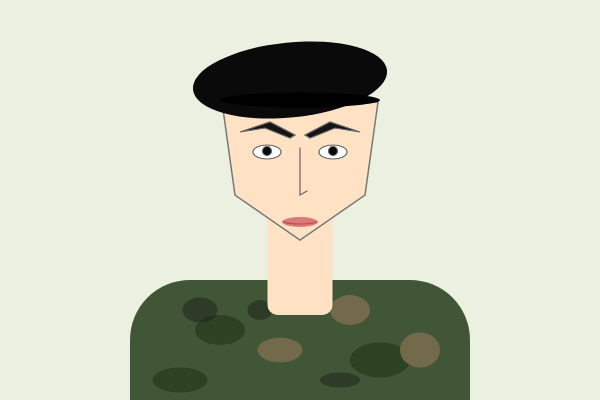
Frame 1 (no input)
Frame 2 (the mouse pressed at the canvas centre, redrawn once): identical to frame 1, image omitted

The p5.js sketch that drew this single still picture (run headless with seeded random() and noise() and a simulated clock; the mouse was pressed at the canvas centre and the sketch redrawn once):

// p5.js sketch
// ── sketch.js
function setup() {
  createCanvas(600, 400);
  noLoop();
}

function draw() {
  background(235, 240, 225);
  noStroke();

  fill(65, 85, 55); 
  rectMode(CENTER);
  rect(300, 380, 340, 200, 60); 

  fill(45, 65, 35);
  ellipse(220, 330, 50, 30); ellipse(380, 360, 60, 35); ellipse(180, 380, 55, 25);
  fill(115, 105, 75);
  ellipse(280, 350, 45, 25); ellipse(350, 310, 40, 30); ellipse(420, 350, 40, 35);
  fill(20, 20, 20, 100);
  ellipse(260, 310, 25, 20); ellipse(340, 380, 40, 15); ellipse(200, 310, 35, 25);

  fill(255, 225, 195);
  rect(300, 260, 65, 110, 10); 

  stroke(120);
  strokeWeight(1.5);
  beginShape();
  vertex(222, 102); vertex(235, 195); vertex(300, 240); vertex(365, 195); vertex(378, 102); 
  endShape(CLOSE);

  noStroke();
  fill(10);
  push();
  translate(290, 80); rotate(-0.1); 
  ellipse(0, 0, 195, 75);
  pop();
  fill(0);
  ellipse(300, 100, 160, 15);

  stroke(100);
  strokeWeight(1.2);
  fill(20);
  beginShape();
  vertex(240, 132); vertex(270, 122); vertex(295, 135); vertex(290, 138); vertex(265, 128);
  endShape(CLOSE);

  beginShape();
  vertex(360, 132); vertex(330, 122); vertex(305, 135); vertex(310, 138); vertex(335, 128);
  endShape(CLOSE);

  fill(255);
  ellipse(267, 152, 28, 14); ellipse(333, 152, 28, 14);
  fill(10);
  circle(267, 151, 9); circle(333, 151, 9);

  noFill();
  beginShape();
  vertex(300, 148); vertex(300, 195); vertex(307, 191);
  endShape();

  fill(220, 120, 120);
  noStroke();
  ellipse(300, 222, 35, 10);
  stroke(180, 80, 80);
  noFill();
  arc(300, 220, 38, 8, 0.1, 3.04);
}
